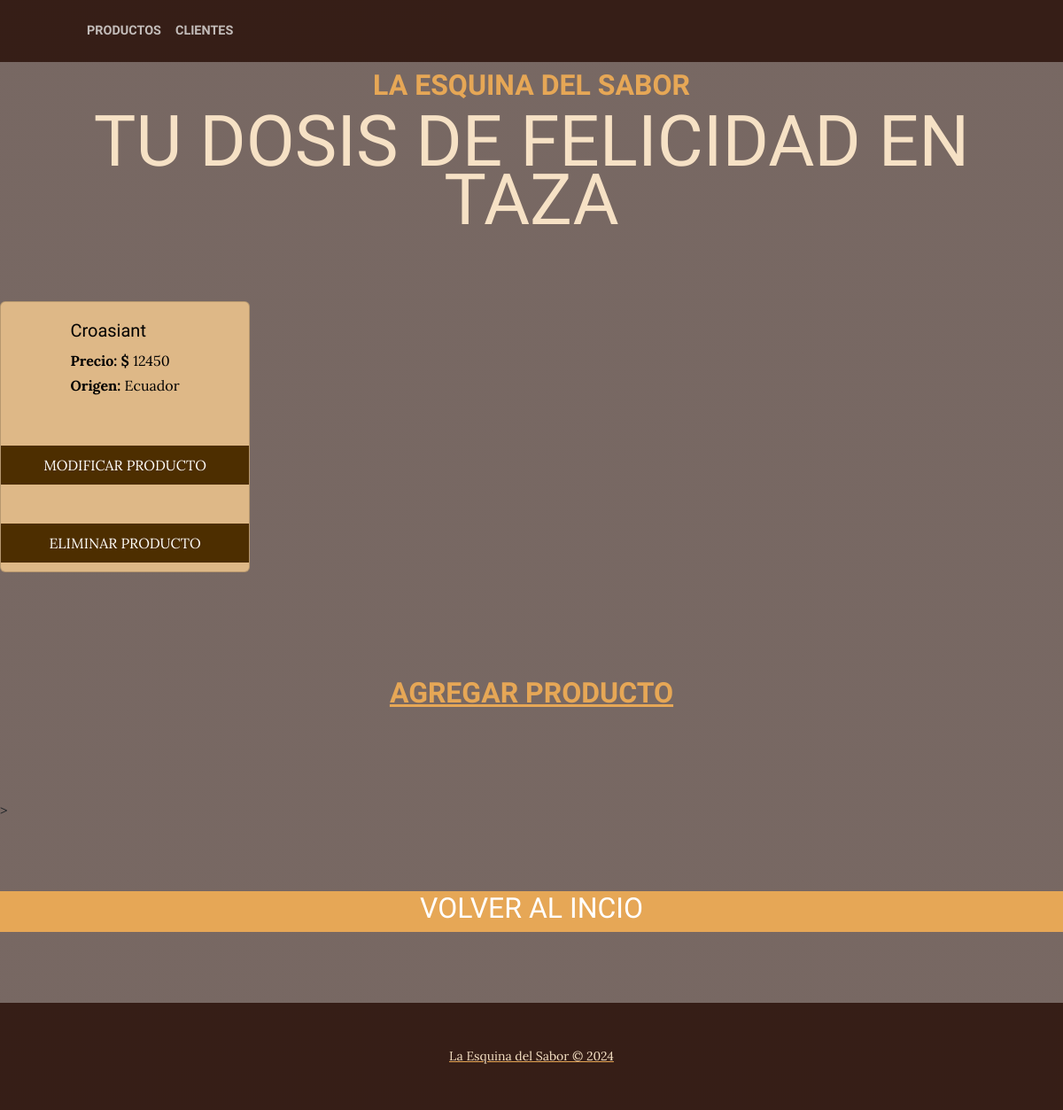
The app's page /productos/productos_caracteristicas/3 with its own data.
### producto/models.py (models this page shows, shortened)
class Producto(models.Model):
    nombre = models.CharField(max_length=200)
    categoria = models.ForeignKey(ProductoCategoria, on_delete=models.SET_NULL, null=True, verbose_name="categoría de productos")
    precio_producto = models.PositiveBigIntegerField(verbose_name="Precio")
    Origen_producto = models.ForeignKey(Origen, on_delete=models.SET_NULL, null=True, verbose_name="Origen del producto")

class Origen(models.Model):
    Origen_producto= models.CharField(max_length=200,unique=True)
    def __str__(self):
     return self.Origen_producto

### producto/views.py (the view)
# urls.py: path("productos_caracteristicas/<int:fk>",views.productos_caracteristicas,name="productos_caracteristicas"),
def productos_caracteristicas(request,fk):
    productos = models.Producto.objects.filter(categoria=fk)
    context = {"productos": productos}
    return render(request, "Producto/productos_caracteristicas.html", context)

### producto/templates/producto/productos_caracteristicas.html (shortened to what this page needs)
{% extends 'core/base.html' %}
{% load static %}
{% block contenido %}
<html lang="es">
    <head>
        <link href="{% static 'core/css/estilos.css' %}" rel="stylesheet"/>
    </head>
    <body>
        <div class="row">
            {% for Producto in productos %}
            <div class="col-md-3 pb-4">
                <div class="card mb-3" style="background-color: burlywood; color: black;">  <div class="card-body align-self-md-center my-1 ">
                    <h5 class="card-title text-nowrap">{{ Producto.nombre }}
                    </h5>
                    <p class="card-text">
                    <span class="fw-bold">Precio: $</span> {{ Producto.precio_producto}} <br>
                    <span class="fw-bold">Origen: </span> {{ Producto.Origen_producto }} <br>
                    </div>
                    <a href="{% url 'producto:producto_update' Producto.id  %}"><br>
                        <input class="bottons" type="submit" value="MODIFICAR PRODUCTO"> </a>
                    <a href="{% url 'producto:producto_delete' Producto.id  %}"><br>
                        <input class="bottons" type="submit" value="ELIMINAR PRODUCTO"> </a>
                    </div>
                </div>
            </div>
            {% endfor %}
        <div class="fs-3 pb-4 ">
            <a href="{% url 'producto:producto_create' %}">
              <h1 class="site-heading text-center text-faded d-none d-lg-block">
              <span class="site-heading-upper text-primary mb-3">AGREGAR PRODUCTO</span></a>
          </div> >
        <a href="{% url 'core:Home' %}">
            <section class="page-section bg-primary" id="about">
              <div class="container px-4 px-lg-5">
                  <div class="row gx-4 gx-lg-5 justify-content-center">
                      <div class="col-lg-8 text-center">
                          <h2 class="text-white mt-0">VOLVER AL INCIO</h2>
                      </div>
                  </div>
              </div>
          </section>
        <footer class="footer text-faded text-center py-5">
            <div class="container"><p class="m-0 small">La Esquina del Sabor &copy; 2024</p></div>
        </footer>
{% endblock contenido %}

### core/static/core/css/estilos.css (style rules this page uses)
* { margin:0; padding: 0; box-sizing: border-box; }
.bottons { width: 100%; background: rgb(77, 46, 0); border: none; padding: 10px; color: rgb(255, 253, 251); margin: 10px 0; font-size: 16px; }

### records on screen
Producto: nombre "Croasiant", precio_producto "12450", Origen_producto "Ecuador"
